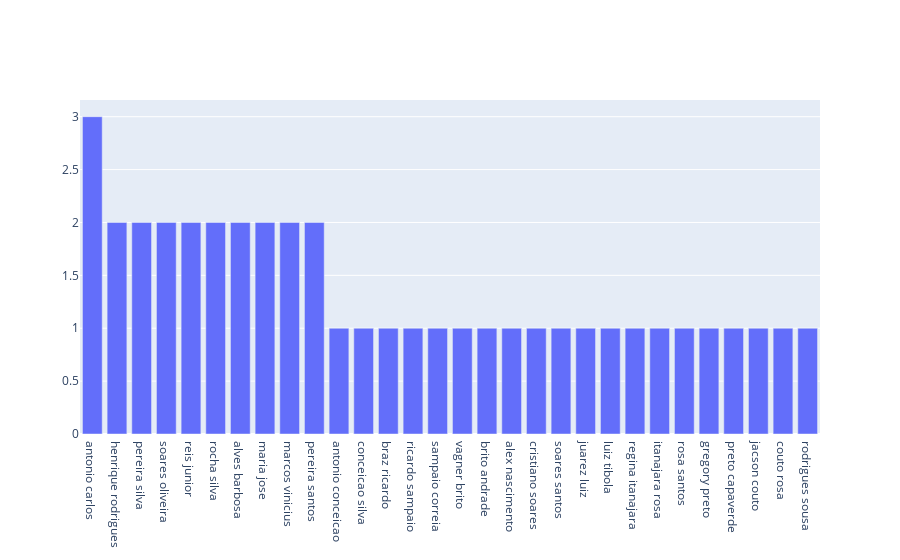

The cell this chart's notebook holds for it:
### Markdown cell above
### Classe: RECLAMANTE

### Code cell
def get_top_n_bigram(corpus, n=None):
    vec = CountVectorizer( stop_words = frozenset( stopwords ), ngram_range=(2, 2)).fit(corpus)
    bag_of_words = vec.transform(corpus)
    sum_words = bag_of_words.sum(axis=0) 
    words_freq = [(word, sum_words[0, idx]) for word, idx in vec.vocabulary_.items()]
    words_freq =sorted(words_freq, key = lambda x: x[1], reverse=True)
    return words_freq[:n]
common_words = get_top_n_bigram( df_tudo.loc[ df_tudo["ROTULO"] == RECLAMANTE,'RECORRENTE' ], 30)
df4 = pd.DataFrame(common_words, columns = ['RECORRENTE' , 'QUANTIDADE'])
print(df4)

trace = go.Bar(x=df4["RECORRENTE"], y=df4["QUANTIDADE"])
iplot({"data":[trace]})

### Figure 1 — Plotly figure (JSON) as saved in the notebook; plotly's stock layout.template omitted (floating-point values rounded to 4 significant figures)
{"data": [{"type": "bar", "x": ["antonio carlos", "henrique rodrigues", "pereira silva", "soares oliveira", "reis junior", "rocha silva", "alves barbosa", "maria jose", "marcos vinicius", "pereira santos", "antonio conceicao", "conceicao silva", "braz ricardo", "ricardo sampaio", "sampaio correia", "vagner brito", "brito andrade", "alex nascimento", "cristiano soares", "soares santos", "juarez luiz", "luiz tibola", "regina itanajara", "itanajara rosa", "rosa santos", "gregory preto", "preto capaverde", "jacson couto", "couto rosa", "rodrigues sousa"], "y": [3, 2, 2, 2, 2, 2, 2, 2, 2, 2, 1, 1, 1, 1, 1, 1, 1, 1, 1, 1, 1, 1, 1, 1, 1, 1, 1, 1, 1, 1]}], "layout": {}}
